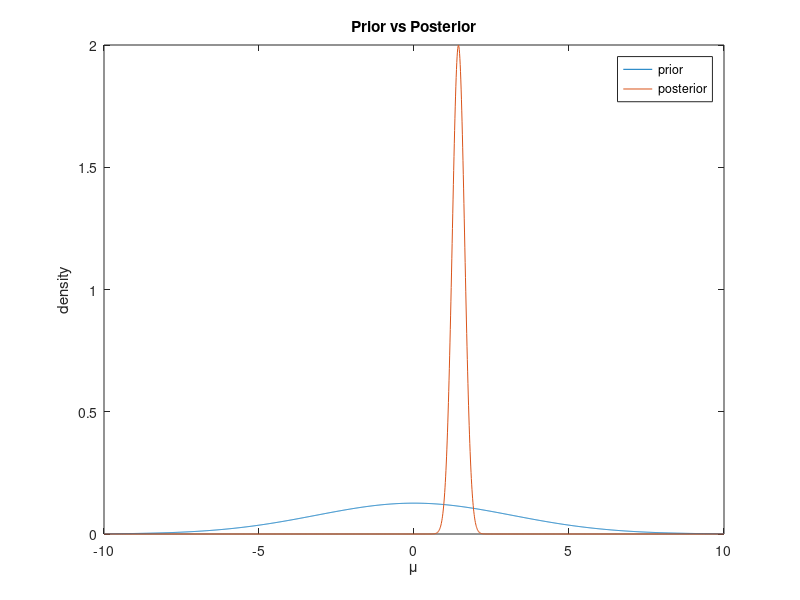

Write the MATLAB code that produced this figure.
clear all;
%% (iii)
load("normal_normal.mat");
N = length(w);
v = 1;
M = 0;
V = 10;
mu = -10:0.01:10;
prior_dist = normpdf(mu, M, sqrt(V));

post_mean = (M*v + V*sum(w))/(v + V*N)
post_var = (v*V)/(v + V*N);
post_dist = normpdf(mu, post_mean, sqrt(post_var));

figure('Name','Prior vs Posterior');
plot(mu,prior_dist); hold on
plot(mu,post_dist);
xlabel('\mu');
ylabel('density');
title('Prior vs Posterior');
legend('prior', 'posterior');

%% (iv)
prior_dist_fun = @(x) normpdf(x,M,sqrt(V));
post_dist_fun = @(x) normpdf(x,post_mean,sqrt(post_var));

p_prior_is_neg = integral(prior_dist_fun, -inf, 0)
p_post_is_neg = integral(post_dist_fun, -inf, 0)
